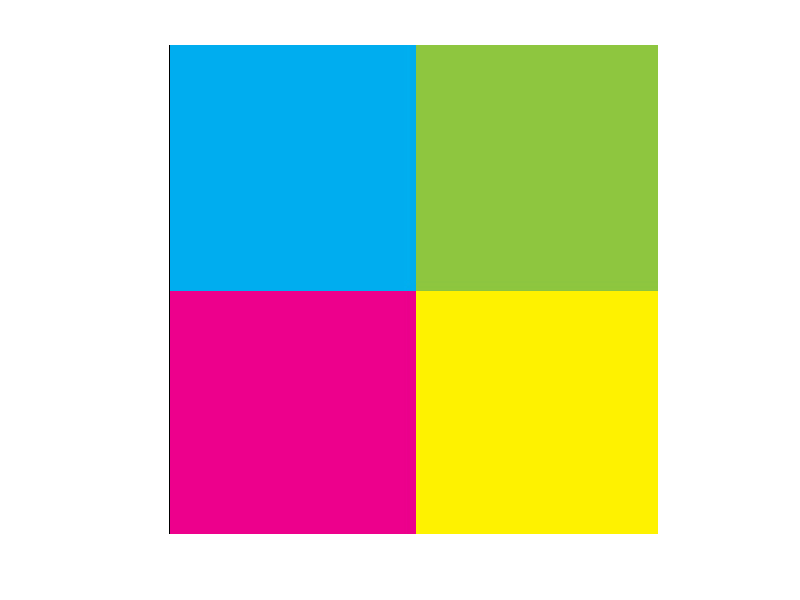

Recreate this plot in MATLAB. (Note: this script raises an error after producing the figure.)
function crop_image

global color_image;%color image
load color_image;
figure(2)
color_image=imcrop(color_image);
imshow(color_image);
save color_image;
